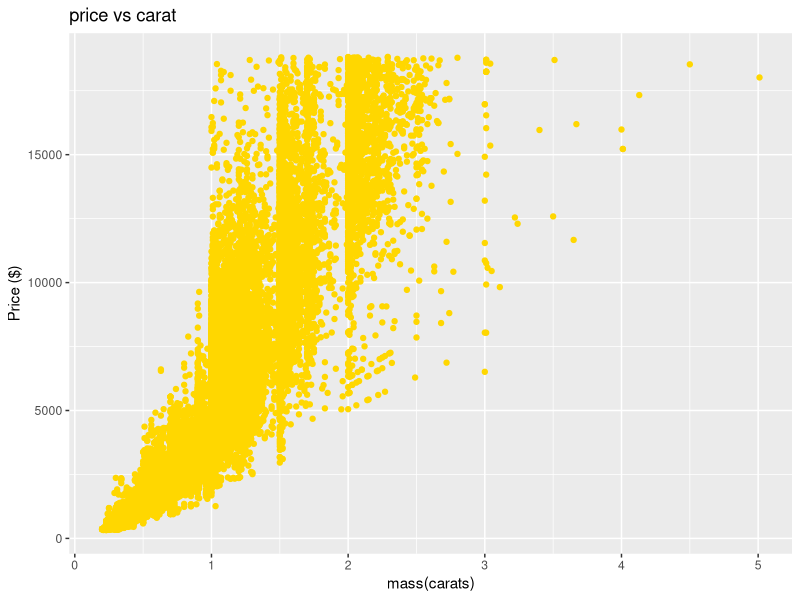
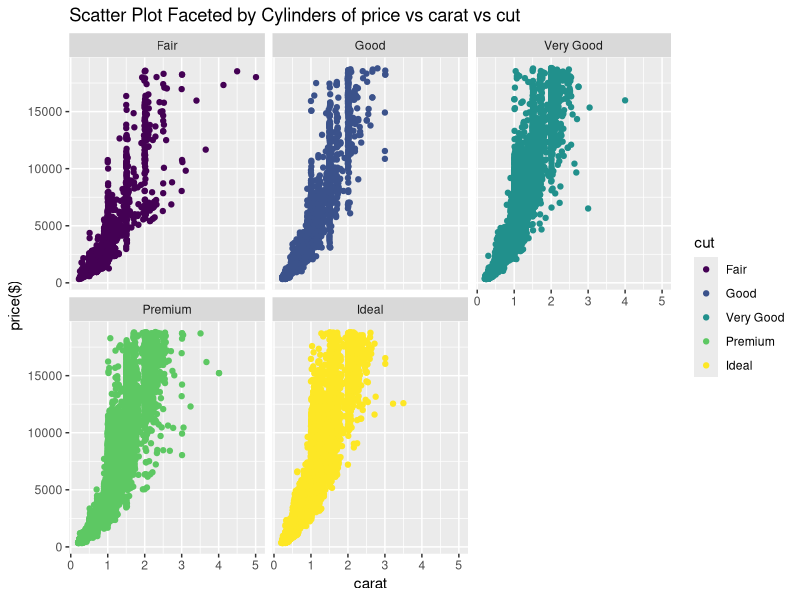

Write R code to recreate these figures, in order.
## ---- chunk 1
library(tidyverse)
## ---- chunk 2
## TASK: Plot `price` vs `carat` below
## Your code here!

diamonds %>% ggplot(aes(x = carat, y = price)) +
  geom_point(color = "gold") +
  ggtitle("price vs carat") +
  ylab("Price ($)") +
  xlab("mass(carats)")
## ---- chunk 3
## TASK: Plot `price`, `carat`, and `cut` below
## Your code here!



diamonds %>% ggplot(aes(x = carat, y = price, color = cut)) +
  geom_point() +
  facet_wrap(~cut) +
  ggtitle("Scatter Plot Faceted by Cylinders of price vs carat vs cut") +
  ylab("price($)")
xlab("mass(carat)")
